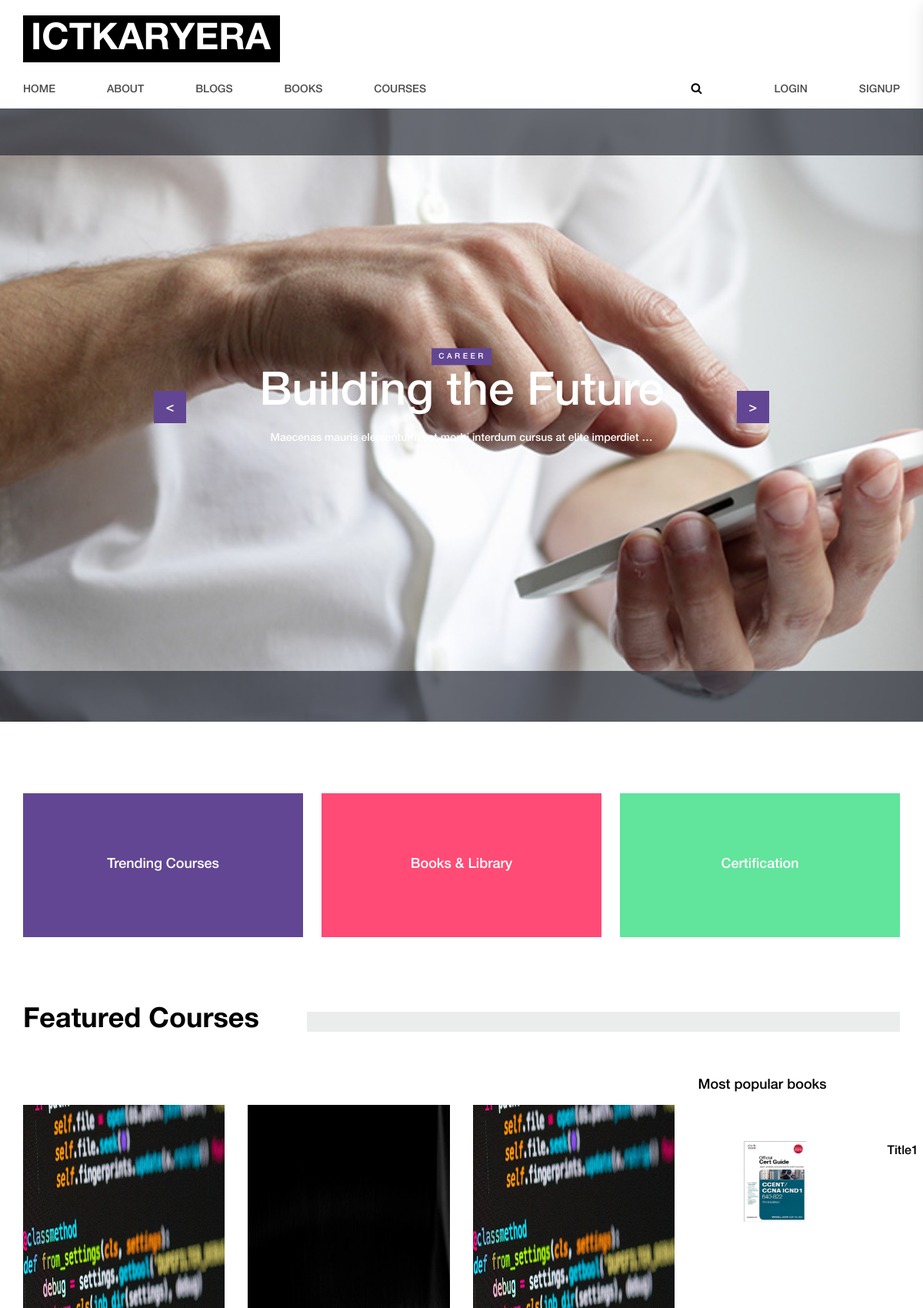
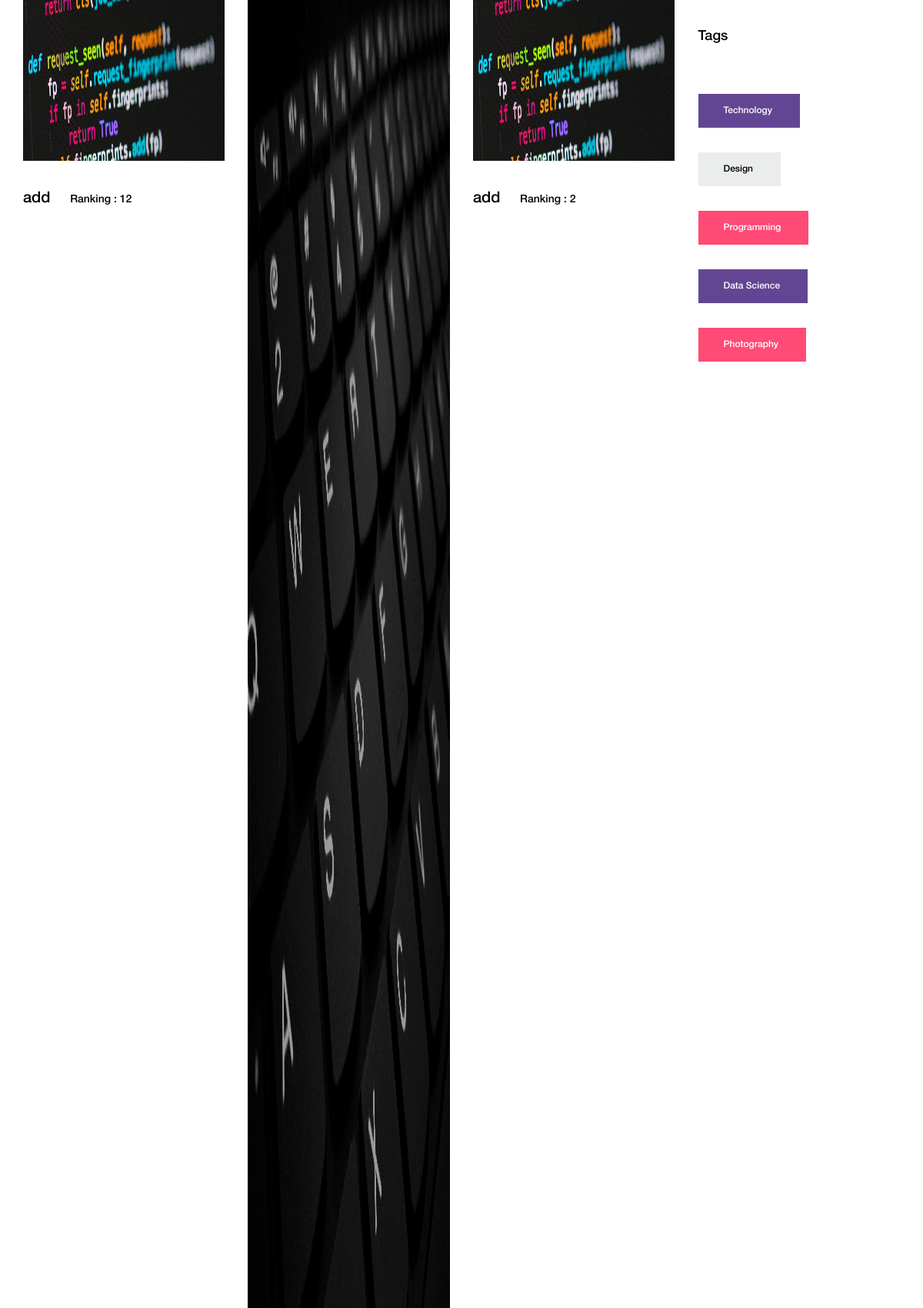
The page / (upper part) on the database its author committed (2 pictures, top to bottom).
### ict_app/models.py (models this page shows, shortened)
class Carousel(models.Model):
    description=models.CharField(max_length=200, blank=True, null=True)
    image=models.ImageField(upload_to='carousel',blank=True)

class Course(models.Model):
    title=models.CharField(max_length=50,default='add')
    content=models.TextField(default='Nothing')
    course_link=models.TextField(default='Nothing')
    image=models.ImageField( upload_to="course_images",blank=True, null=True)
    rank=models.IntegerField(default=0)
    created_date = models.DateTimeField(auto_now_add=True)
    tag = models.ForeignKey(Course_category, on_delete=models.CASCADE,blank=True, null=True)

class Most_popular_books(models.Model):
    image=models.ImageField(blank=True, null=True)
    title=models.CharField(max_length=50)

class Category(models.Model):
    name = models.CharField(max_length=120)
    def __str__(self):
        return self.name

### ict_app/views.py (the view)
# urls.py: path('', views.home, name='ict-home'),
def home(request):
    carousel=Carousel.objects.all()
    blogs=Blog.objects.filter(approved_blog=True).order_by('-rank')[:4]
    books=Book.objects.all().order_by('-shared_date')[:4]
    mpbs=Most_popular_books.objects.all()
    ctgry=Category.objects.all()
    pop_blogs=Course.objects.all().order_by('-rank')[:3]
    return render(request,"home.html",{"books":books,"blogs":blogs,"carousel":carousel,"mpbs":mpbs,"ctgries":ctgry,"courses":pop_blogs})

### ict_app/templates/home.html (shortened to what this page needs)
{% extends "base.html" %}
{% load static %}
{% load thumbnail %}
{% block content %}
<div class="home">
		<div class="home_slider_container">
			<div class="owl-carousel owl-theme home_slider">
		{% for c in carousel %}
				<div class="owl-item home_slider_item">
					<div class="background_image" style="background-image:url({{ c.image.url }})"></div>
					<div class="home_slider_content text-center">
						<div class="home_slider_content_inner" data-animation-in="fadeIn" data-animation-out="animate-out fadeOut">
							<div class="home_category"><a style='color:white'>Career</a></div>
							<div class="home_title">Building the Future</div>
							<div class="home_text">{{ c.description|truncatewords:10 }}</div>
						</div>
					</div>
				</div>
    {% endfor %}
	</div>
			<div class="home_slider_nav home_slider_prev trans_200"><</div>
			<div class="home_slider_nav home_slider_next trans_200">></div>
		</div>
	</div>
	<div class="intro">
		<div class="container">
			<div class="flex-row">
		     <div class="intro-item intro-item1">
				<span>Trending Courses</span>
			 </div>
			 <div class=" intro-item intro-item2">
				<span>Books & Library</span>
			 </div>
			 <div class="intro-item intro-item3">
				<span>Certification</span>
			</div>
				</div>
			</div>
		</div>
	<div class="content_container">
		<div class="featured_title">
			<div class="container">
				<div class="row">
					<div class="col">
						<div class="section_title_container d-flex flex-row align-items-start justify-content-start">
							<div>
								<div class="section_title">Featured Courses</div>
							</div>
							<div class="section_bar"></div>
						</div>
					</div>
				</div>
			</div>
		</div>
		<div class="container">
			<div class="row">
				<div class="col-lg-9">
					<div class="main_content">
						<div class="featured">
							<div class="row">
{% for blg in  courses %}
								<div class="col-lg-4">
									<div class="post_item post_v_small d-flex flex-column align-items-start justify-content-start">
										<div class="post_image">
										{% if blg.image %}
												{% thumbnail blg.image "250x190" crop="center" as im %}
													<a href="/courses/{{blg.id}}"><img  src="{{im.url}}" width="{{im.width}}" height="{{im.height}}"></a>
												{% endthumbnail %}
											{% else %}
													<a href="/courses/{{blg.id}}"><img  src= "https://www.directivecommunication.net/wp-content/uploads/2014/03/no-image-found.jpg" width="{{im.width}}" height="{{im.height}}"></a>
											{% endif %}
										</div>
										<div class="post_content">
											<div class="post_title"><a href="/courses/{{blg.id}}">{{blg.title}} </a> <span style='margin-left:20px'>Ranking : {{blg.rank}}</span> </div>
										</div>
									</div>
								</div>
					{% endfor %}
							</div>
						</div>
						<br><br>
					</div>
				</div>
				<div class="col-lg-3">
					<div class="sidebar">
						<div class="sidebar_latest">
							<div class="sidebar_title " id='mpc'>Most popular books</div>
							<div class="latest_posts">
							{% for mpb in mpbs %}
								<div class="latest_post d-flex flex-row align-items-start justify-content-start">
									<div><div class="latest_post_image"><img src="{{mpb.image.url}}" alt="https://unsplash.com/@agkdesign"></div></div>
									<div class="latest_post_content">
										<div class="latest_post_title"><a >{{mpb.title}}</a></div>
									</div>
								</div>
						{% endfor %}
							</div>
						</div>
						<div class="tags">
							<div class="sidebar_title">Tags</div>
							<div class="tags_content d-flex flex-row align-items-start justify-content-start flex-wrap">
								{% for c in ctgries %}
								<div class="tag {% if "c" in c.name %} cat_technology {% elif "a" in c.name %} cat_video{% endif %}"><a href="/category/{{c.name}}">{{c.name}}</a></div>
								{% endfor %}
							</div>
						</div>
					</div>
				</div>
			</div>
		</div>
	</div>
{% endblock content %}

### rows shown on the page
Carousel: image (picture), description "Maecenas mauris elementum, est morbi interdum cursus at elite imperdiet …"
Course: title "add", rank "12"
Course: shows a picture
Course: title "add", rank "2"
Most_popular_books: image (picture), title "Title1"
Category: name "Technology"
Category: name "Design"
Category: name "Programming"
Category: name "Data Science"
Category: name "Photography"
